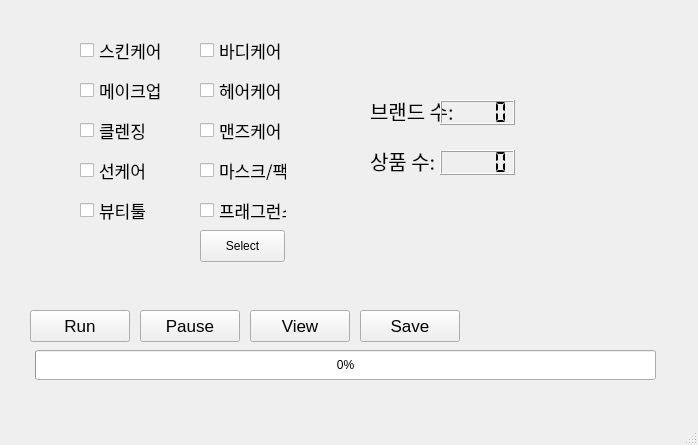
<?xml version="1.0" encoding="UTF-8"?>
<ui version="4.0">
 <class>MainWindow</class>
 <widget class="QMainWindow" name="MainWindow">
  <property name="geometry">
   <rect>
    <x>0</x>
    <y>0</y>
    <width>698</width>
    <height>445</height>
   </rect>
  </property>
  <property name="windowTitle">
   <string>MainWindow</string>
  </property>
  <widget class="QWidget" name="centralwidget">
   <widget class="QPushButton" name="Accept">
    <property name="geometry">
     <rect>
      <x>200</x>
      <y>230</y>
      <width>85</width>
      <height>32</height>
     </rect>
    </property>
    <property name="font">
     <font>
      <family>.AppleSystemUIFont</family>
     </font>
    </property>
    <property name="text">
     <string>Select</string>
    </property>
   </widget>
   <widget class="QCheckBox" name="skincare">
    <property name="geometry">
     <rect>
      <x>80</x>
      <y>40</y>
      <width>87</width>
      <height>20</height>
     </rect>
    </property>
    <property name="font">
     <font>
      <family>.Apple SD Gothic NeoI</family>
      <pointsize>13</pointsize>
     </font>
    </property>
    <property name="text">
     <string>스킨케어</string>
    </property>
   </widget>
   <widget class="QCheckBox" name="makeup">
    <property name="geometry">
     <rect>
      <x>80</x>
      <y>80</y>
      <width>87</width>
      <height>20</height>
     </rect>
    </property>
    <property name="font">
     <font>
      <family>.Apple SD Gothic NeoI</family>
      <pointsize>13</pointsize>
     </font>
    </property>
    <property name="text">
     <string>메이크업</string>
    </property>
   </widget>
   <widget class="QCheckBox" name="bodycare">
    <property name="geometry">
     <rect>
      <x>200</x>
      <y>40</y>
      <width>87</width>
      <height>20</height>
     </rect>
    </property>
    <property name="font">
     <font>
      <family>.Apple SD Gothic NeoI</family>
      <pointsize>13</pointsize>
     </font>
    </property>
    <property name="text">
     <string>바디케어</string>
    </property>
   </widget>
   <widget class="QCheckBox" name="haircare">
    <property name="geometry">
     <rect>
      <x>200</x>
      <y>80</y>
      <width>87</width>
      <height>20</height>
     </rect>
    </property>
    <property name="font">
     <font>
      <family>.Apple SD Gothic NeoI</family>
      <pointsize>13</pointsize>
     </font>
    </property>
    <property name="text">
     <string>헤어케어</string>
    </property>
   </widget>
   <widget class="QCheckBox" name="menscare">
    <property name="geometry">
     <rect>
      <x>200</x>
      <y>120</y>
      <width>87</width>
      <height>20</height>
     </rect>
    </property>
    <property name="font">
     <font>
      <family>.Apple SD Gothic NeoI</family>
      <pointsize>13</pointsize>
     </font>
    </property>
    <property name="text">
     <string>맨즈케어</string>
    </property>
   </widget>
   <widget class="QCheckBox" name="cleansing">
    <property name="geometry">
     <rect>
      <x>80</x>
      <y>120</y>
      <width>87</width>
      <height>20</height>
     </rect>
    </property>
    <property name="font">
     <font>
      <family>.Apple SD Gothic NeoI</family>
      <pointsize>13</pointsize>
     </font>
    </property>
    <property name="text">
     <string>클렌징</string>
    </property>
   </widget>
   <widget class="QCheckBox" name="suncare">
    <property name="geometry">
     <rect>
      <x>80</x>
      <y>160</y>
      <width>87</width>
      <height>20</height>
     </rect>
    </property>
    <property name="font">
     <font>
      <family>.Apple SD Gothic NeoI</family>
      <pointsize>13</pointsize>
     </font>
    </property>
    <property name="text">
     <string>선케어</string>
    </property>
   </widget>
   <widget class="QCheckBox" name="maskpack">
    <property name="geometry">
     <rect>
      <x>200</x>
      <y>160</y>
      <width>87</width>
      <height>20</height>
     </rect>
    </property>
    <property name="font">
     <font>
      <family>.Apple SD Gothic NeoI</family>
      <pointsize>13</pointsize>
     </font>
    </property>
    <property name="text">
     <string>마스크/팩</string>
    </property>
   </widget>
   <widget class="QPushButton" name="Run">
    <property name="geometry">
     <rect>
      <x>30</x>
      <y>310</y>
      <width>100</width>
      <height>32</height>
     </rect>
    </property>
    <property name="font">
     <font>
      <pointsize>13</pointsize>
     </font>
    </property>
    <property name="text">
     <string>Run</string>
    </property>
   </widget>
   <widget class="QLabel" name="label">
    <property name="geometry">
     <rect>
      <x>370</x>
      <y>90</y>
      <width>181</width>
      <height>41</height>
     </rect>
    </property>
    <property name="font">
     <font>
      <family>.Apple SD Gothic NeoI</family>
      <pointsize>15</pointsize>
     </font>
    </property>
    <property name="text">
     <string>브랜드 수: </string>
    </property>
   </widget>
   <widget class="QLabel" name="label_2">
    <property name="geometry">
     <rect>
      <x>370</x>
      <y>140</y>
      <width>181</width>
      <height>41</height>
     </rect>
    </property>
    <property name="font">
     <font>
      <family>.Apple SD Gothic NeoI</family>
      <pointsize>15</pointsize>
     </font>
    </property>
    <property name="text">
     <string>상품 수:</string>
    </property>
   </widget>
   <widget class="QProgressBar" name="progressBar">
    <property name="geometry">
     <rect>
      <x>35</x>
      <y>350</y>
      <width>621</width>
      <height>30</height>
     </rect>
    </property>
    <property name="value">
     <number>0</number>
    </property>
    <property name="invertedAppearance">
     <bool>false</bool>
    </property>
    <property name="textDirection">
     <enum>QProgressBar::TopToBottom</enum>
    </property>
   </widget>
   <widget class="QLCDNumber" name="brand_count">
    <property name="geometry">
     <rect>
      <x>440</x>
      <y>100</y>
      <width>75</width>
      <height>25</height>
     </rect>
    </property>
    <property name="font">
     <font>
      <weight>75</weight>
      <bold>true</bold>
     </font>
    </property>
    <property name="smallDecimalPoint">
     <bool>false</bool>
    </property>
    <property name="segmentStyle">
     <enum>QLCDNumber::Flat</enum>
    </property>
    <property name="value" stdset="0">
     <double>0.000000000000000</double>
    </property>
   </widget>
   <widget class="QLCDNumber" name="product_count">
    <property name="geometry">
     <rect>
      <x>440</x>
      <y>150</y>
      <width>75</width>
      <height>25</height>
     </rect>
    </property>
    <property name="segmentStyle">
     <enum>QLCDNumber::Flat</enum>
    </property>
   </widget>
   <widget class="QPushButton" name="Pause">
    <property name="geometry">
     <rect>
      <x>140</x>
      <y>310</y>
      <width>100</width>
      <height>32</height>
     </rect>
    </property>
    <property name="font">
     <font>
      <pointsize>13</pointsize>
     </font>
    </property>
    <property name="text">
     <string>Pause</string>
    </property>
   </widget>
   <widget class="QPushButton" name="Save">
    <property name="geometry">
     <rect>
      <x>360</x>
      <y>310</y>
      <width>100</width>
      <height>32</height>
     </rect>
    </property>
    <property name="font">
     <font>
      <pointsize>13</pointsize>
     </font>
    </property>
    <property name="text">
     <string>Save</string>
    </property>
   </widget>
   <widget class="QPushButton" name="View">
    <property name="geometry">
     <rect>
      <x>250</x>
      <y>310</y>
      <width>100</width>
      <height>32</height>
     </rect>
    </property>
    <property name="font">
     <font>
      <pointsize>13</pointsize>
     </font>
    </property>
    <property name="text">
     <string>View</string>
    </property>
   </widget>
   <widget class="QCheckBox" name="beauty_tool">
    <property name="geometry">
     <rect>
      <x>80</x>
      <y>200</y>
      <width>87</width>
      <height>20</height>
     </rect>
    </property>
    <property name="font">
     <font>
      <family>.Apple SD Gothic NeoI</family>
      <pointsize>13</pointsize>
     </font>
    </property>
    <property name="text">
     <string>뷰티툴</string>
    </property>
   </widget>
   <widget class="QCheckBox" name="fragrance">
    <property name="geometry">
     <rect>
      <x>200</x>
      <y>200</y>
      <width>87</width>
      <height>20</height>
     </rect>
    </property>
    <property name="font">
     <font>
      <family>.Apple SD Gothic NeoI</family>
      <pointsize>13</pointsize>
     </font>
    </property>
    <property name="text">
     <string>프래그런스</string>
    </property>
   </widget>
  </widget>
  <widget class="QMenuBar" name="menubar">
   <property name="geometry">
    <rect>
     <x>0</x>
     <y>0</y>
     <width>698</width>
     <height>24</height>
    </rect>
   </property>
  </widget>
  <widget class="QStatusBar" name="statusbar"/>
 </widget>
 <resources/>
 <connections/>
</ui>
